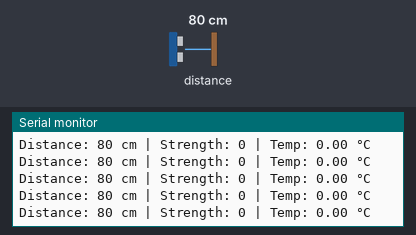
Simulated run of this sketch. Board: ESP32. Parts: the last lines printed to the serial monitor. The test bench sets the inputs (shaded band); at power-on: distance to the obstacle 80 cm.

Above: at 1.2 s.
1.3 s: distance to the obstacle set to 2 cm
At 1.34 s:
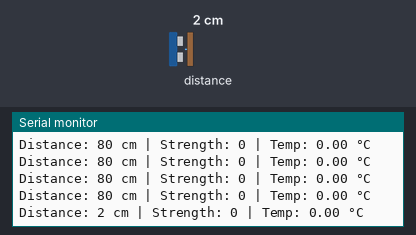
2.8 s: distance to the obstacle set to 4 cm
At 2.88 s:
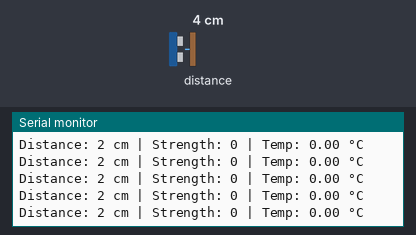
Timing chart, 0 to 5.8 s (numbered marks = the images above; inputs shaded):
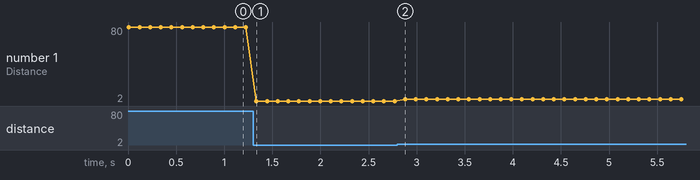

Measured:
- after the input at 1.3 s, the serial monitor: prints a new line at once (image 1)
- plotted number 1: 80 → 2 after the input at 1.3 s, 2 → 4 after the input at 2.8 s

The sketch:

tfmini_esp.ino
```cpp
#include <TFMPlus.h>

#define RXD2 16
#define TXD2 17

TFMPlus tfmP;

void setup() {
  Serial.begin(115200);

  Serial2.begin(115200, SERIAL_8N1, RXD2, TXD2);

  tfmP.begin(&Serial2);

  Serial.println("TFmini Plus ESP32 setup complete...");
}

void loop() {
  int16_t dist = 0;
  int16_t flux = 0;
  int16_t temp = 0;

  // Check if data is available
  if (tfmP.getData(dist, flux, temp)) {
    Serial.print("Distance: ");
    Serial.print(dist);
    Serial.print(" cm | Strength: ");
    Serial.print(flux);
    Serial.print(" | Temp: ");
    Serial.print(temp / 100.0);
    Serial.println(" °C");
  }
  else {
  }

  delay(100);
}
```
